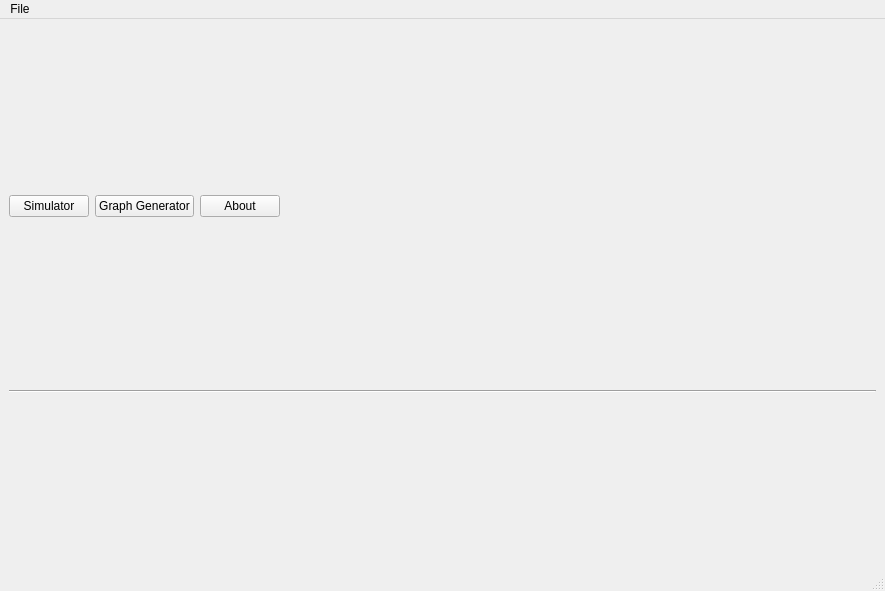
<?xml version="1.0" encoding="UTF-8"?>
<ui version="4.0">
 <class>MainWindow</class>
 <widget class="QMainWindow" name="MainWindow">
  <property name="geometry">
   <rect>
    <x>0</x>
    <y>0</y>
    <width>885</width>
    <height>591</height>
   </rect>
  </property>
  <property name="windowTitle">
   <string>MainWindow</string>
  </property>
  <widget class="QWidget" name="centralwidget">
   <layout class="QVBoxLayout" name="verticalLayout">
    <item>
     <layout class="QHBoxLayout" name="horizontalLayout">
      <item>
       <widget class="QPushButton" name="GoToSimulatorScreen">
        <property name="text">
         <string>Simulator</string>
        </property>
       </widget>
      </item>
      <item>
       <widget class="QPushButton" name="GoToGraphGeneratorScreen">
        <property name="text">
         <string>Graph Generator</string>
        </property>
       </widget>
      </item>
      <item>
       <widget class="QPushButton" name="GoToAboutScreen">
        <property name="text">
         <string>About</string>
        </property>
       </widget>
      </item>
      <item>
       <spacer name="horizontalSpacer">
        <property name="orientation">
         <enum>Qt::Horizontal</enum>
        </property>
        <property name="sizeHint" stdset="0">
         <size>
          <width>40</width>
          <height>20</height>
         </size>
        </property>
       </spacer>
      </item>
     </layout>
    </item>
    <item>
     <widget class="Line" name="line">
      <property name="orientation">
       <enum>Qt::Horizontal</enum>
      </property>
     </widget>
    </item>
   </layout>
  </widget>
  <widget class="QMenuBar" name="menubar">
   <property name="geometry">
    <rect>
     <x>0</x>
     <y>0</y>
     <width>885</width>
     <height>22</height>
    </rect>
   </property>
   <widget class="QMenu" name="menuFile">
    <property name="title">
     <string>File</string>
    </property>
    <addaction name="actionLoad"/>
    <addaction name="actionSave"/>
    <addaction name="actionSave_As"/>
   </widget>
   <addaction name="menuFile"/>
  </widget>
  <widget class="QStatusBar" name="statusbar"/>
  <action name="actionLoad">
   <property name="text">
    <string>Open</string>
   </property>
  </action>
  <action name="actionSave">
   <property name="text">
    <string>Save</string>
   </property>
  </action>
  <action name="actionSave_As">
   <property name="text">
    <string>Save As</string>
   </property>
  </action>
  <action name="actionGraph_Generator">
   <property name="text">
    <string>Graph Generator</string>
   </property>
  </action>
  <action name="actionAbout">
   <property name="text">
    <string>About</string>
   </property>
  </action>
  <action name="actionSimulator">
   <property name="text">
    <string>Simulator</string>
   </property>
  </action>
 </widget>
 <resources/>
 <connections/>
</ui>
